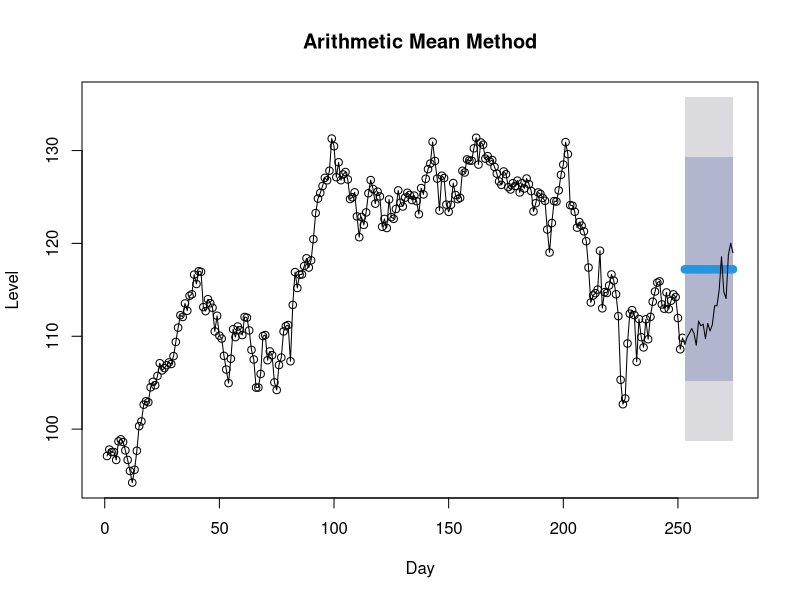
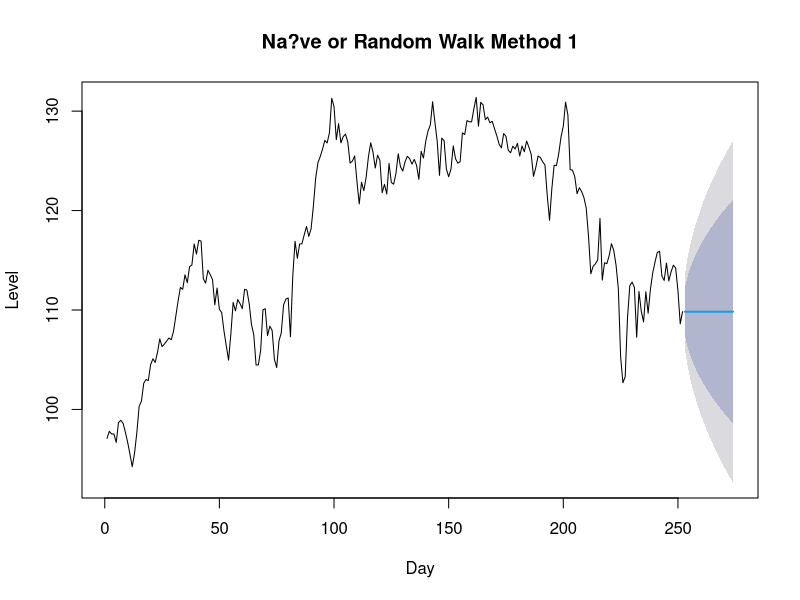
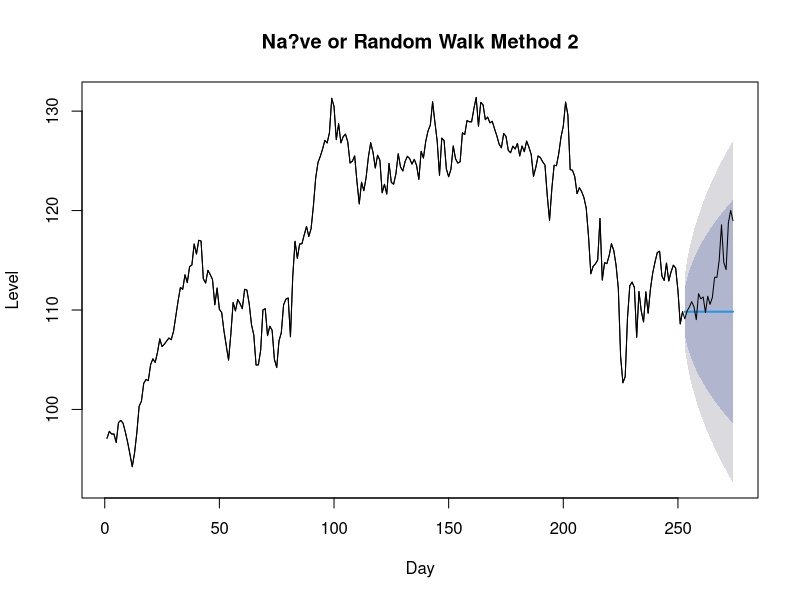
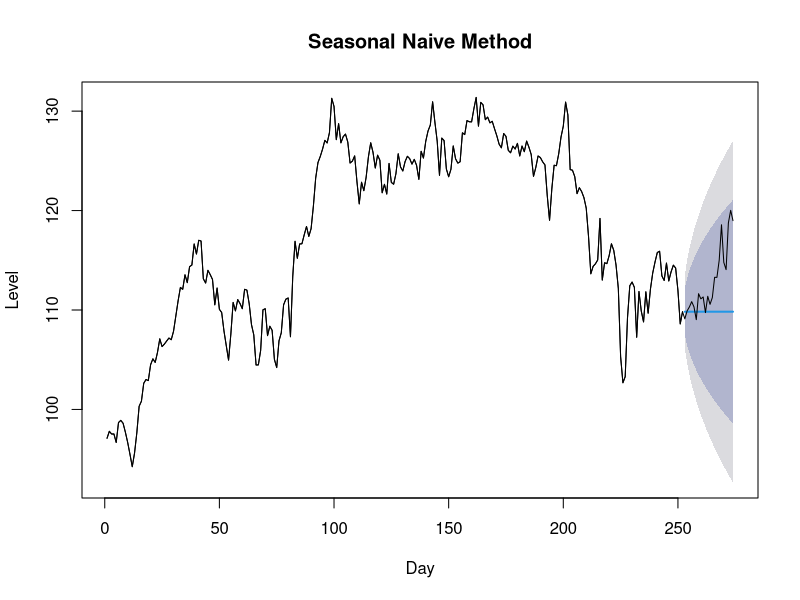
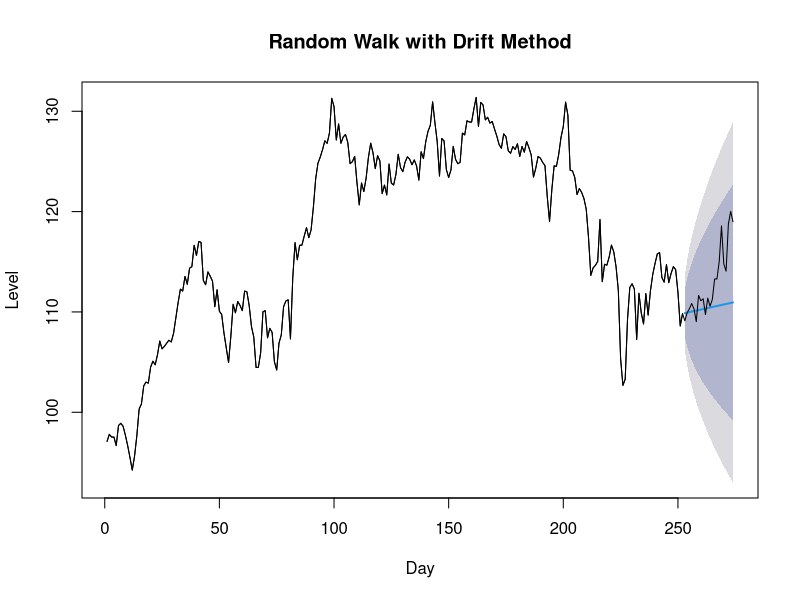

Write R code to recreate these figures, in order.
######################################
# Forecasting Models with R          #
# 2. Simple Forecasting Methods      #
# (c) Diego Fernandez Garcia 2016    #
# www.exfinsis.com                   #
######################################

# 1.1. Load R packages 
library("forecast")
library("tseries")

# 1.2. Set working directory
# getwd()
# setwd("C:/.../Forecasting Models with R")

# 1.3. Read .CSV file
x <- read.csv("Apple_Daily.csv",header=T)
# plot(x, type="l",main="Daily Apple Stock Prices 10/2014-10/2015",ylab="Level",xlab="Day")

# 1.4. Delimit training range
xt <- window(x[,2],end=252)
# plot(xt, type="l",main="Daily Apple Stock Prices 10/2014-09/2015",ylab="Level",xlab="Day",xlim=c(1,274))

# 1.5. Delimit forecasting test range
xf <- window(x[,2],start=253)
# plot(xf, type="l",main="Daily Apple Stock Prices 10/2015",ylab="Level",xlab="Day")

# 1.6. Automatic script run
# For .txt file
## Ctrl + A and paste in console
# For .R file
## source("1. Forecasting Models Data.R",echo=T)

#########

# 2.1. Arithmetic Mean
mean <- meanf(xt,h=22)
plot(mean,main="Arithmetic Mean Method",ylab="Level",xlab="Day")
# Original Data
lines(x)
#summary(mean)

# 2.2. Naive or Random Walk Method -- same output
rw1 <- naive(xt,h=22)
rw2 <- rwf(xt,h=22)
plot(rw1,main="Na?ve or Random Walk Method 1",ylab="Level",xlab="Day")
plot(rw2,main="Na?ve or Random Walk Method 2",ylab="Level",xlab="Day")
lines(x)

# 2.3. Seasonal Random Walk Method
srw <- snaive(xt,h=22)
plot(srw,main="Seasonal Naive Method",ylab="Level",xlab="Day")
lines(x)
summary(srw)


# 2.4. Random Walk with Drift Method
rwd <- rwf(xt,drift=T,h=22)
plot(rwd,main="Random Walk with Drift Method",ylab="Level",xlab="Day")
lines(x)

# 2.5. Forecasting Accuracy
# Training set = Data from 1 to 252 (1/oct/2014 - 29/sep/2015)
# Test set = Data form 253 to 274 (1/oct/2015 - 30/oct/2015)
accuracy(mean,xf)
accuracy(rw1,xf)
accuracy(srw,xf)
accuracy(rwd,xf)

##########